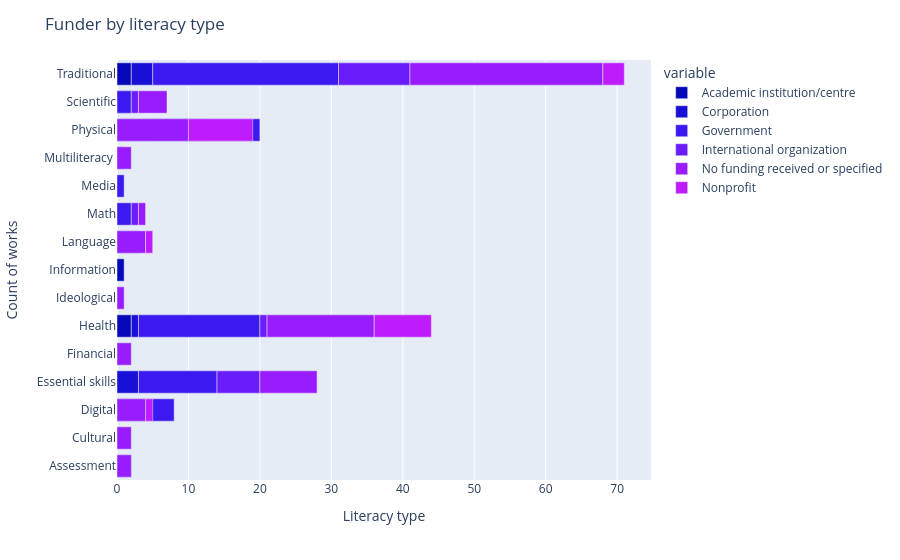

Notebook code for this chart:
### Code cell
fig = px.bar(a_funder_type_df,
        y='Literacy',
        x=['Academic institution/centre',
                'Corporation',
                'Government',
                'International organization',
                'No funding received or specified',
                'Nonprofit'],
        color_discrete_sequence= px.colors.sequential.Plotly3,
        orientation='h')
fig.update_layout(
                title="Funder by literacy type",
                xaxis_title="Literacy type",
                yaxis_title="Count of works",
                )
fig

### Figure 1 — Plotly figure (JSON) as saved in the notebook; plotly's stock layout.template omitted (floating-point values rounded to 4 significant figures)
{"data": [{"hovertemplate": "variable=Academic institution/centre<br>value=%{x}<br>Literacy=%{y}<extra></extra>", "legendgroup": "Academic institution/centre", "marker": {"color": "#0508b8", "pattern": {"shape": ""}}, "name": "Academic institution/centre", "orientation": "h", "showlegend": true, "textposition": "auto", "type": "bar", "x": [NaN, NaN, 1.0, NaN, NaN, 2.0, NaN, 1.0, NaN, NaN, NaN, NaN, 4.0, 2.0, 2.0], "xaxis": "x", "y": ["Assessment", "Cultural", "Digital", "Essential skills", "Financial", "Health", "Ideological", "Information", "Language", "Math", "Media", "Multiliteracy ", "Physical", "Scientific", "Traditional"], "yaxis": "y"}, {"hovertemplate": "variable=Corporation<br>value=%{x}<br>Literacy=%{y}<extra></extra>", "legendgroup": "Corporation", "marker": {"color": "#1910d8", "pattern": {"shape": ""}}, "name": "Corporation", "orientation": "h", "showlegend": true, "textposition": "auto", "type": "bar", "x": [NaN, NaN, NaN, 3.0, NaN, 1.0, NaN, NaN, NaN, NaN, NaN, NaN, 9.0, NaN, 3.0], "xaxis": "x", "y": ["Assessment", "Cultural", "Digital", "Essential skills", "Financial", "Health", "Ideological", "Information", "Language", "Math", "Media", "Multiliteracy ", "Physical", "Scientific", "Traditional"], "yaxis": "y"}, {"hovertemplate": "variable=Government<br>value=%{x}<br>Literacy=%{y}<extra></extra>", "legendgroup": "Government", "marker": {"color": "#3c19f0", "pattern": {"shape": ""}}, "name": "Government", "orientation": "h", "showlegend": true, "textposition": "auto", "type": "bar", "x": [2.0, NaN, 8.0, 11.0, NaN, 17.0, NaN, NaN, 3.0, 2.0, 1.0, 1.0, 7.0, 2.0, 26.0], "xaxis": "x", "y": ["Assessment", "Cultural", "Digital", "Essential skills", "Financial", "Health", "Ideological", "Information", "Language", "Math", "Media", "Multiliteracy ", "Physical", "Scientific", "Traditional"], "yaxis": "y"}, {"hovertemplate": "variable=International organization<br>value=%{x}<br>Literacy=%{y}<extra></extra>", "legendgroup": "International organization", "marker": {"color": "#6b1cfb", "pattern": {"shape": ""}}, "name": "International organization", "orientation": "h", "showlegend": true, "textposition": "auto", "type": "bar", "x": [NaN, NaN, NaN, 6.0, NaN, 1.0, NaN, NaN, NaN, 1.0, NaN, NaN, NaN, 1.0, 10.0], "xaxis": "x", "y": ["Assessment", "Cultural", "Digital", "Essential skills", "Financial", "Health", "Ideological", "Information", "Language", "Math", "Media", "Multiliteracy ", "Physical", "Scientific", "Traditional"], "yaxis": "y"}, {"hovertemplate": "variable=No funding received or specified<br>value=%{x}<br>Literacy=%{y}<extra></extra>", "legendgroup": "No funding received or specified", "marker": {"color": "#981cfd", "pattern": {"shape": ""}}, "name": "No funding received or specified", "orientation": "h", "showlegend": true, "textposition": "auto", "type": "bar", "x": [2.0, 2.0, 4.0, 8.0, 2.0, 15.0, 1.0, NaN, 4.0, 1.0, NaN, 2.0, 10.0, 4.0, 27.0], "xaxis": "x", "y": ["Assessment", "Cultural", "Digital", "Essential skills", "Financial", "Health", "Ideological", "Information", "Language", "Math", "Media", "Multiliteracy ", "Physical", "Scientific", "Traditional"], "yaxis": "y"}, {"hovertemplate": "variable=Nonprofit<br>value=%{x}<br>Literacy=%{y}<extra></extra>", "legendgroup": "Nonprofit", "marker": {"color": "#bf1cfd", "pattern": {"shape": ""}}, "name": "Nonprofit", "orientation": "h", "showlegend": true, "textposition": "auto", "type": "bar", "x": [NaN, NaN, 1.0, NaN, NaN, 8.0, NaN, NaN, 1.0, NaN, NaN, NaN, 9.0, NaN, 3.0], "xaxis": "x", "y": ["Assessment", "Cultural", "Digital", "Essential skills", "Financial", "Health", "Ideological", "Information", "Language", "Math", "Media", "Multiliteracy ", "Physical", "Scientific", "Traditional"], "yaxis": "y"}], "layout": {"barmode": "relative", "legend": {"title": {"text": "variable"}, "tracegroupgap": 0}, "margin": {"t": 60}, "title": {"text": "Funder by literacy type"}, "xaxis": {"anchor": "y", "domain": [0, 1], "title": {"text": "Literacy type"}}, "yaxis": {"anchor": "x", "domain": [0, 1], "title": {"text": "Count of works"}}}}
